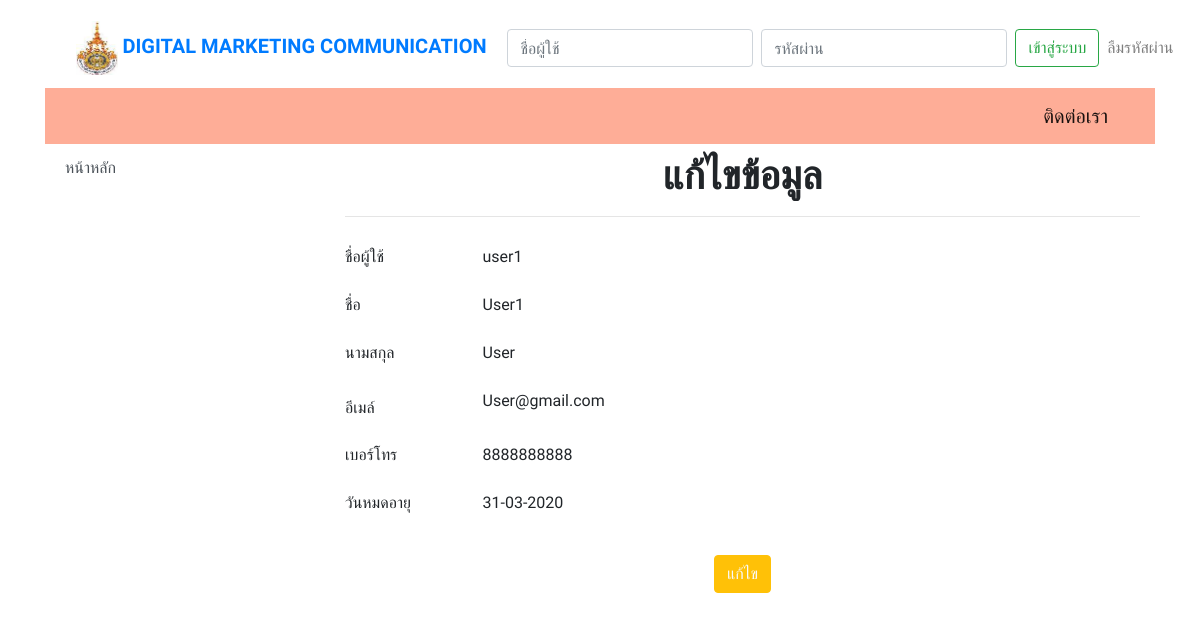
/editprofile.php?user_id=47, run on the app's committed database.
### tables this page shows
CREATE TABLE `user` (
  `ID` int(5) NOT NULL,
  `Username` varchar(50) NOT NULL,
  `Password` varchar(200) NOT NULL,
  `Firstname` varchar(100) NOT NULL,
  `Lastname` varchar(100) NOT NULL,
  `email` varchar(100) NOT NULL,
  `phone` text NOT NULL,
  `Userlevel` varchar(1) NOT NULL,
  `user_date` date NOT NULL,
  `session_id` varchar(50) NOT NULL,
  `Status` varchar(1) NOT NULL
);

### editprofile_show.php (the view, shortened to what this page needs)
<?php
$user_id = $_GET['user_id'];
$check = "SELECT * FROM user WHERE id = '$user_id' ";
$result = mysqli_query($con,$check) or die(mysqli_error());
$num = mysqli_fetch_assoc($result);
?>
<body>
  <div class="col-md-9">
   <div class="py-2">
    <div class="container">
      <div class="row">
        <div class="col-md-12">
          <h1 class="text-center"><b>แก้ไขข้อมูล</b></h1>
          <hr>
        </div>
      </div>
    </div>
  </div>
  <div class="py-1">
    <div class="container w-46">
      <div class="row">
        <div class="text-left col-md-12" style="">
          <form class="" id="c_form-h" action="editprofile_db.php" method="post" >
            <div class="form-group row">
              <label class="col-2">ชื่อผู้ใช้</label>
              <div class="col-10">
                <div class="input-group">
                  <?php echo($num['Username'])?></div>
                </div>
              </div>
              <div class="form-group row"><label class="col-2">ชื่อ</label>
                <div class="col-10">
                  <div class="input-group">
                    <?php echo($num['Firstname'])?></div>
                  </div>
                </div>
                <div class="form-group row"><label class="col-2">นามสกุล</label>
                  <div class="col-10">
                    <div class="input-group">
                      <?php echo($num['Lastname'])?></div>
                    </div>
                  </div>
                  <div class="form-group row"> <label for="inputmailh" class="col-2 col-form-label">อีเมล์</label>
                    <div class="col-10">
                      <?php echo($num['email'])?> </div>
                    </div>
                    <div class="form-group row">
                      <label class="col-2">เบอร์โทร<br></label>
                      <div class="col-10">
                        <div class="input-group">
                          <?php echo($num['phone'])?></div>
                        </div>
                      </div>
                       <div class="form-group row">
                      <label class="col-2">วันหมดอายุ<br></label>
                      <div class="col-10">
                        <div class="input-group">
                          <?php $da = date('d-m-Y',strtotime($num['user_date'])); ?>
                          <?php echo $da; ?>
                          </div>
                        </div>
                      </div>
                      <div class="py-3">
                        <div class="container">
                          <div class="row">
                            <div class="col-md-12 text-center">
                              <a class="btn btn-warning text-light mx-1" href="editprofile.php?eu&user_id=<?php echo $_SESSION["UserID"]; ?>">แก้ไข</a>
                            </div>
                          </div>
                        </div>
                      </div>
                    </form>
                  </div>
                </div>
              </div>
            </div>
          </div>

### header.php (style rules this page uses)
body { font-family: 'Prompt', sans-serif; }

### data on the page
user: Username "user1", Firstname "User1", Lastname "User", email "User@gmail.com", phone "8888888888", user_date "31-03-2020"
